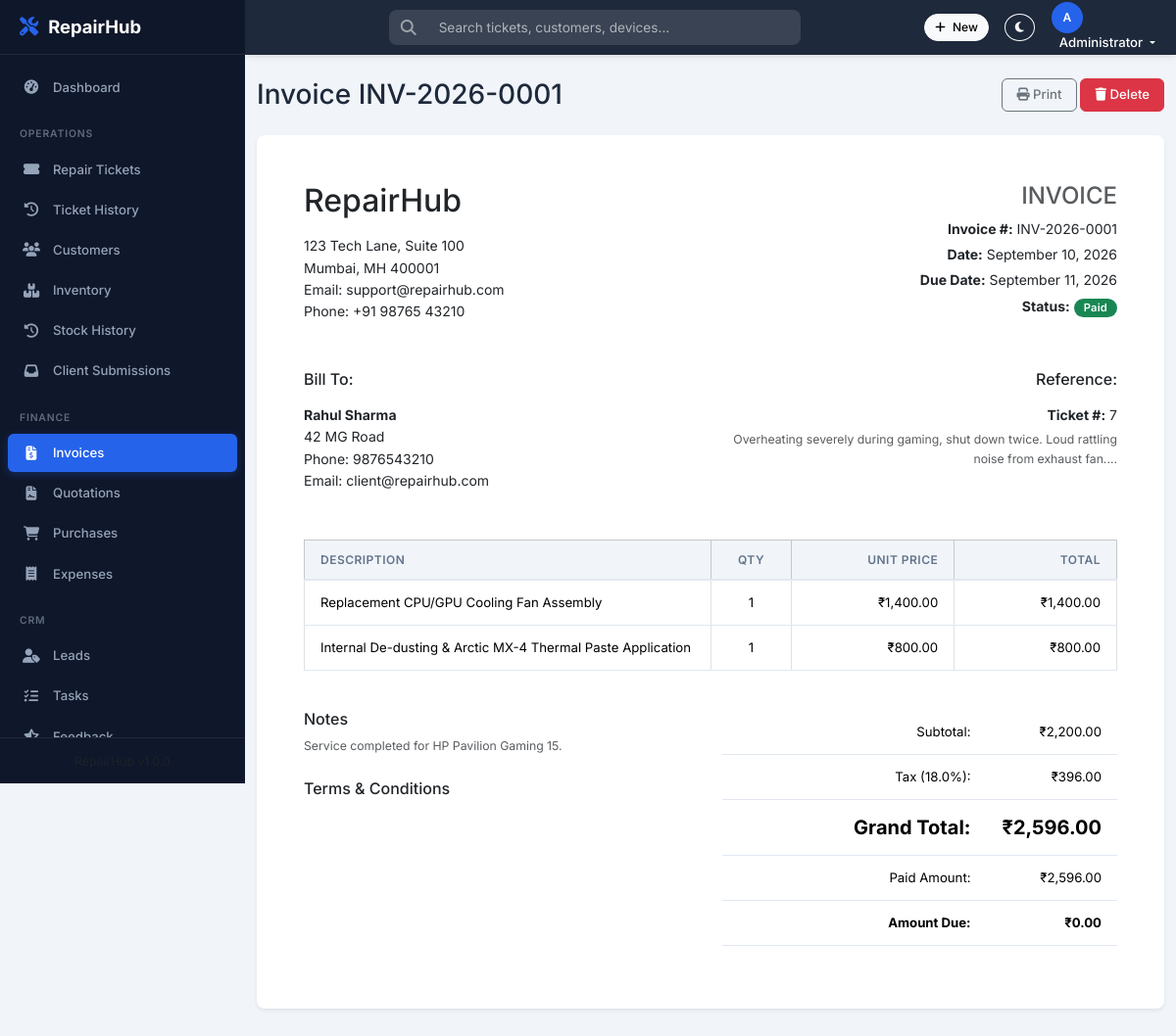
The app's page /invoices/view.php?id=2 (signed in) with its own data.
### tables this page shows
CREATE TABLE `invoices` (
  `id` int NOT NULL AUTO_INCREMENT,
  `invoice_number` varchar(30) NOT NULL,
  `customer_id` int NOT NULL,
  `ticket_id` int DEFAULT NULL,
  `subtotal` decimal(10,2) NOT NULL DEFAULT '0.00',
  `tax_rate` decimal(5,2) NOT NULL DEFAULT '18.00',
  `tax_amount` decimal(10,2) NOT NULL DEFAULT '0.00',
  `discount_amount` decimal(10,2) NOT NULL DEFAULT '0.00',
  `total_amount` decimal(10,2) NOT NULL DEFAULT '0.00',
  `paid_amount` decimal(10,2) NOT NULL DEFAULT '0.00',
  `due_amount` decimal(10,2) NOT NULL DEFAULT '0.00',
  `status` enum('Draft','Sent','Paid','Overdue','Cancelled') NOT NULL DEFAULT 'Draft',
  `payment_method` varchar(50) DEFAULT NULL,
  `payment_date` date DEFAULT NULL,
  `due_date` date DEFAULT NULL,
  `notes` text,
  `terms` text,
  `created_by` int DEFAULT NULL,
  `created_at` datetime NOT NULL DEFAULT CURRENT_TIMESTAMP,
  `updated_at` datetime NOT NULL DEFAULT CURRENT_TIMESTAMP ON UPDATE CURRENT_TIMESTAMP,
  PRIMARY KEY (`id`),
  UNIQUE KEY `invoice_number` (`invoice_number`),
  KEY `idx_status` (`status`),
  KEY `idx_customer` (`customer_id`),
  KEY `ticket_id` (`ticket_id`),
  KEY `created_by` (`created_by`),
  CONSTRAINT `invoices_ibfk_1` FOREIGN KEY (`customer_id`) REFERENCES `customers` (`id`) ON DELETE CASCADE,
  CONSTRAINT `invoices_ibfk_2` FOREIGN KEY (`ticket_id`) REFERENCES `repair_tickets` (`id`) ON DELETE SET NULL,
  CONSTRAINT `invoices_ibfk_3` FOREIGN KEY (`created_by`) REFERENCES `users` (`id`) ON DELETE SET NULL
);

CREATE TABLE `customers` (
  `id` int NOT NULL AUTO_INCREMENT,
  `name` varchar(100) NOT NULL,
  `email` varchar(150) DEFAULT NULL,
  `phone` varchar(20) NOT NULL,
  `alt_phone` varchar(20) DEFAULT NULL,
  `address` text,
  `city` varchar(100) DEFAULT NULL,
  `state` varchar(100) DEFAULT NULL,
  `pincode` varchar(10) DEFAULT NULL,
  `gst_number` varchar(20) DEFAULT NULL,
  `notes` text,
  `user_id` int DEFAULT NULL,
  `created_by` int DEFAULT NULL,
  `created_at` datetime NOT NULL DEFAULT CURRENT_TIMESTAMP,
  `updated_at` datetime NOT NULL DEFAULT CURRENT_TIMESTAMP ON UPDATE CURRENT_TIMESTAMP,
  PRIMARY KEY (`id`),
  KEY `idx_phone` (`phone`),
  KEY `idx_name` (`name`),
  KEY `created_by` (`created_by`),
  KEY `idx_user_id` (`user_id`),
  CONSTRAINT `customers_ibfk_1` FOREIGN KEY (`created_by`) REFERENCES `users` (`id`) ON DELETE SET NULL
);

CREATE TABLE `repair_tickets` (
  `id` int NOT NULL AUTO_INCREMENT,
  `ticket_id` varchar(30) NOT NULL,
  `customer_id` int NOT NULL,
  `device_type` varchar(50) NOT NULL,
  `device_brand` varchar(100) DEFAULT NULL,
  `device_model` varchar(100) DEFAULT NULL,
  `serial_number` varchar(100) DEFAULT NULL,
  `imei_number` varchar(20) DEFAULT NULL,
  `device_password` varchar(100) DEFAULT NULL,
  `device_condition` text,
  `problem_description` text NOT NULL,
  `diagnosis` text,
  `resolution` text,
  `completion_summary` text,
  `time_spent_total` int DEFAULT '0',
  `parts_used_notes` text,
  `submitted_by_client` tinyint(1) NOT NULL DEFAULT '0',
  `status` enum('Pending','In Progress','Waiting for Parts','Ready for Pickup','Completed','Delivered','Cancelled') NOT NULL DEFAULT 'Pending',
  `priority` enum('Low','Normal','High','Urgent') NOT NULL DEFAULT 'Normal',
  `estimated_cost` decimal(10,2) DEFAULT '0.00',
  `final_cost` decimal(10,2) DEFAULT '0.00',
  `assigned_to` int DEFAULT NULL,
  `created_by` int DEFAULT NULL,
  `due_date` date DEFAULT NULL,
  `completed_at` datetime DEFAULT NULL,
  `delivered_at` datetime DEFAULT NULL,
  `created_at` datetime NOT NULL DEFAULT CURRENT_TIMESTAMP,
  `updated_at` datetime NOT NULL DEFAULT CURRENT_TIMESTAMP ON UPDATE CURRENT_TIMESTAMP,
  PRIMARY KEY (`id`),
  UNIQUE KEY `ticket_id` (`ticket_id`),
  KEY `idx_status` (`status`),
  KEY `idx_priority` (`priority`),
  KEY `idx_customer` (`customer_id`),
  KEY `idx_assigned` (`assigned_to`),
  KEY `idx_created_at` (`created_at`),
  KEY `created_by` (`created_by`),
  CONSTRAINT `repair_tickets_ibfk_1` FOREIGN KEY (`customer_id`) REFERENCES `customers` (`id`) ON DELETE CASCADE,
  CONSTRAINT `repair_tickets_ibfk_2` FOREIGN KEY (`assigned_to`) REFERENCES `users` (`id`) ON DELETE SET NULL,
  CONSTRAINT `repair_tickets_ibfk_3` FOREIGN KEY (`created_by`) REFERENCES `users` (`id`) ON DELETE SET NULL
);

CREATE TABLE `invoice_items` (
  `id` int NOT NULL AUTO_INCREMENT,
  `invoice_id` int NOT NULL,
  `inventory_id` int DEFAULT NULL,
  `description` varchar(255) NOT NULL,
  `quantity` int NOT NULL DEFAULT '1',
  `unit_price` decimal(10,2) NOT NULL DEFAULT '0.00',
  `total_price` decimal(10,2) NOT NULL DEFAULT '0.00',
  `type` enum('service','part','other') NOT NULL DEFAULT 'service',
  PRIMARY KEY (`id`),
  KEY `invoice_id` (`invoice_id`),
  KEY `inventory_id` (`inventory_id`),
  CONSTRAINT `invoice_items_ibfk_1` FOREIGN KEY (`invoice_id`) REFERENCES `invoices` (`id`) ON DELETE CASCADE,
  CONSTRAINT `invoice_items_ibfk_2` FOREIGN KEY (`inventory_id`) REFERENCES `inventory` (`id`) ON DELETE SET NULL
);

### invoices/view.php (the view, shortened to what this page needs)
<?php
require_once '../config.php';
$id = isset($_GET['id']) ? (int)$_GET['id'] : 0;
$stmt = $pdo->prepare("
    SELECT i.*, c.name as customer_name, c.email as customer_email, c.phone as customer_phone, c.address as customer_address, t.problem_description
    FROM invoices i
    LEFT JOIN customers c ON i.customer_id = c.id
    LEFT JOIN repair_tickets t ON i.ticket_id = t.id
    WHERE i.id = ?
");
$stmt->execute([$id]);
$invoice = $stmt->fetch(PDO::FETCH_ASSOC);
$stmtItems = $pdo->prepare("SELECT * FROM invoice_items WHERE invoice_id = ?");
$stmtItems->execute([$id]);
$items = $stmtItems->fetchAll(PDO::FETCH_ASSOC);
include '../includes/header.php';
include '../includes/sidebar.php';
?>
<div class="main-content" id="mainContent">
    <div class="container-fluid py-4">
        <div class="d-flex justify-content-between align-items-center mb-4">
            <h1 class="h3 mb-0 text-gray-800">Invoice <?= htmlspecialchars($invoice['invoice_number']) ?></h1>
            <div>
                <a href="print.php?id=<?= $id ?>" target="_blank" class="btn btn-outline-secondary"><i class="fas fa-print"></i> Print</a>
                <form method="POST" style="display:inline;" onsubmit="return confirm('Delete this invoice entirely? This cannot be undone.');">
                    <button type="submit" class="btn btn-danger"><i class="fas fa-trash"></i> Delete</button>
                </form>
            </div>
        </div>
        <div class="card border-0 shadow-sm mb-4">
            <div class="card-body p-5">
                <div class="row mb-5">
                    <div class="col-sm-6">
                        <h2 class="mb-3">RepairHub</h2>
                        <div>123 Tech Lane, Suite 100</div>
                        <div>Mumbai, MH 400001</div>
                        <div>Email: support@repairhub.com</div>
                        <div>Phone: +91 98765 43210</div>
                    </div>
                    <div class="col-sm-6 text-end">
                        <h4 class="text-muted">INVOICE</h4>
                        <div class="mb-1"><strong>Invoice #:</strong> <?= htmlspecialchars($invoice['invoice_number']) ?></div>
                        <div class="mb-1"><strong>Date:</strong> <?= date('F j, Y', strtotime($invoice['created_at'])) ?></div>
                        <div class="mb-1"><strong>Due Date:</strong> <?= date('F j, Y', strtotime($invoice['due_date'])) ?></div>
                        <div class="mb-1"><strong>Status:</strong> <?= getInvoiceStatusBadge($invoice['status']) ?></div>
                    </div>
                </div>
                <div class="row mb-5">
                    <div class="col-sm-6">
                        <h6 class="mb-3">Bill To:</h6>
                        <div><strong><?= htmlspecialchars($invoice['customer_name']) ?></strong></div>
                        <?php if ($invoice['customer_address']): ?><div><?= nl2br(htmlspecialchars($invoice['customer_address'])) ?></div><?php endif; ?>
                        <?php if ($invoice['customer_phone']): ?><div>Phone: <?= htmlspecialchars($invoice['customer_phone']) ?></div><?php endif; ?>
                        <?php if ($invoice['customer_email']): ?><div>Email: <?= htmlspecialchars($invoice['customer_email']) ?></div><?php endif; ?>
                    </div>
                    <?php if ($invoice['ticket_id']): ?>
                    <div class="col-sm-6 text-end">
                        <h6 class="mb-3">Reference:</h6>
                        <div><strong>Ticket #:</strong> <?= htmlspecialchars($invoice['ticket_id']) ?></div>
                        <?php if ($invoice['problem_description']): ?>
                        <div class="text-muted small mt-1"><?= htmlspecialchars(substr($invoice['problem_description'], 0, 100)) ?>...</div>
                        <?php endif; ?>
                    </div>
                    <?php endif; ?>
                </div>
                <div class="table-responsive mb-4">
                    <table class="table table-bordered align-middle">
                        <thead class="table-light">
                            <tr>
                                <th>Description</th>
                                <th class="text-center" style="width: 10%">Qty</th>
                                <th class="text-end" style="width: 20%">Unit Price</th>
                                <th class="text-end" style="width: 20%">Total</th>
                            </tr>
                        </thead>
                        <tbody>
                            <?php foreach ($items as $item): ?>
                            <tr>
                                <td><?= htmlspecialchars($item['description']) ?></td>
                                <td class="text-center"><?= $item['quantity'] ?></td>
                                <td class="text-end">₹<?= number_format($item['unit_price'], 2) ?></td>
                                <td class="text-end">₹<?= number_format($item['total_price'], 2) ?></td>
                            </tr>
                            <?php endforeach; ?>
                        </tbody>
                    </table>
                </div>
                <div class="row">
                    <div class="col-sm-6">
                        <div class="mb-4">
                            <h6>Notes</h6>
                            <p class="text-muted small"><?= nl2br(htmlspecialchars($invoice['notes'] ?? 'None')) ?></p>
                        </div>
                        <div>
                            <h6>Terms & Conditions</h6>
                        </div>
                    </div>
                    <div class="col-sm-6">
                        <table class="table table-borderless table-sm text-end">
                            <tr>
                                <td>Subtotal:</td>
                                <td style="width: 30%">₹<?= number_format($invoice['subtotal'], 2) ?></td>
                            </tr>
                            <tr>
                                <td>Tax (<?= number_format($invoice['tax_rate'], 1) ?>%):</td>
                                <td>₹<?= number_format($invoice['tax_amount'], 2) ?></td>
                            </tr>
                            <tr class="fw-bold fs-5 border-top">
                                <td>Grand Total:</td>
                                <td>₹<?= number_format($invoice['total_amount'], 2) ?></td>
                            </tr>
                            <?php if ($invoice['paid_amount'] > 0): ?>
                            <tr class="text-success">
                                <td>Paid Amount:</td>
                                <td>₹<?= number_format($invoice['paid_amount'], 2) ?></td>
                            </tr>
                            <tr class="fw-bold">
                                <td>Amount Due:</td>
                                <td>₹<?= number_format($invoice['due_amount'], 2) ?></td>
                            </tr>
                            <?php endif; ?>
                        </table>
                    </div>
                </div>
            </div>
        </div>
    </div>
</div>
<?php include '../includes/footer.php'; ?>

### includes/functions.php (shortened to what this page needs)
<?php
function getInvoiceStatusBadge($status) {
    $statuses = INVOICE_STATUSES;
    $badge = $statuses[$status]['badge'] ?? 'bg-secondary';
    return '<span class="badge ' . $badge . '">' . htmlspecialchars($status) . '</span>';
}

### assets/css/style.css (style rules this page uses)
:root { --rh-primary: #2563eb; --rh-primary-hover: #1d4ed8; --rh-primary-light: rgba(37, 99, 235, 0.1); --rh-sidebar-bg: #0f172a; --rh-sidebar-hover: #1e293b; --rh-sidebar-active: #2563eb; --rh-sidebar-text: #94a3b8; --rh-sidebar-text-active: #ffffff; --rh-sidebar-width: 250px; --rh-topbar-height: 56px; --rh-topbar-bg: #1e293b; --rh-body-bg: #f1f5f9; --rh-card-bg: #ffffff; --rh-text-primary: #1e293b; --rh-text-secondary: #64748b; --rh-text-muted: #94a3b8; --rh-border-color: #e2e8f0; --rh-success: #10b981; --rh-warning: #f59e0b; --rh-danger: #ef4444; --rh-info: #06b6d4; --rh-shadow-sm: 0 1px 2px rgba(0,0,0,0.05); --rh-shadow-md: 0 4px 6px -1px rgba(0,0,0,0.07), 0 2px 4px -1px rgba(0,0,0,0.04); --rh-shadow-lg: 0 10px 15px -3px rgba(0,0,0,0.08), 0 4px 6px -2px rgba(0,0,0,0.04); --rh-radius: 8px; --rh-radius-lg: 12px; --rh-transition: 0.2s ease; }
* { margin: 0; padding: 0; box-sizing: border-box; }
body { font-family: 'Inter', system-ui, -apple-system, 'Segoe UI', Roboto, sans-serif; font-size: 0.875rem; background-color: var(--rh-body-bg); color: var(--rh-text-primary); line-height: 1.6; overflow-x: hidden; transition: background-color var(--rh-transition), color var(--rh-transition); }
a { color: var(--rh-primary); text-decoration: none; transition: color var(--rh-transition); }
.main-content { margin-left: var(--rh-sidebar-width); margin-top: var(--rh-topbar-height); min-height: calc(100vh - var(--rh-topbar-height)); transition: margin-left var(--rh-transition); padding: 0; }
.card { background: var(--rh-card-bg); border: 1px solid var(--rh-border-color); border-radius: var(--rh-radius); transition: box-shadow var(--rh-transition), transform var(--rh-transition); }
.card.border-0 { border: none; }
.card.shadow-sm { box-shadow: var(--rh-shadow-sm); }
.table { color: var(--rh-text-primary); font-size: 0.825rem; }
.table thead th { background: var(--rh-body-bg); color: var(--rh-text-secondary); font-weight: 600; font-size: 0.75rem; text-transform: uppercase; letter-spacing: 0.04em; border-bottom: 2px solid var(--rh-border-color); padding: 10px 16px; white-space: nowrap; }
.table tbody td { padding: 12px 16px; border-bottom: 1px solid var(--rh-border-color); vertical-align: middle; }
.btn { font-size: 0.825rem; font-weight: 500; border-radius: 6px; padding: 6px 14px; transition: all var(--rh-transition); }
.badge { font-size: 0.7rem; font-weight: 600; padding: 4px 10px; border-radius: 50rem; letter-spacing: 0.02em; }

### records on screen
invoices: invoice_number "INV-2026-0001", created_at "September 10, 2026", due_date "September 11, 2026", status "Paid", customer.name "Rahul Sharma", customer.address "42 MG Road", customer.phone "9876543210", customer.email "client@repairhub.com", ticket "7", ticket.problem_description "Overheating severely during gaming, shut down twice. Loud rattling noise from exhaust fan.", notes "Service completed for HP Pavilion Gaming 15.", subtotal "2,200.00", tax_rate "18.0", tax_amount "396.00", total_amount "2,596.00", paid_amount "2,596.00", due_amount "0.00"
invoice_items: description "Replacement CPU/GPU Cooling Fan Assembly", quantity "1", unit_price "1,400.00", total_price "1,400.00"
invoice_items: description "Internal De-dusting & Arctic MX-4 Thermal Paste Application", quantity "1", unit_price "800.00", total_price "800.00"

### other values on screen
getInitials($currentUser['name']) "A"
$currentUser['name'] "Administrator"
APP_NAME "RepairHub"
